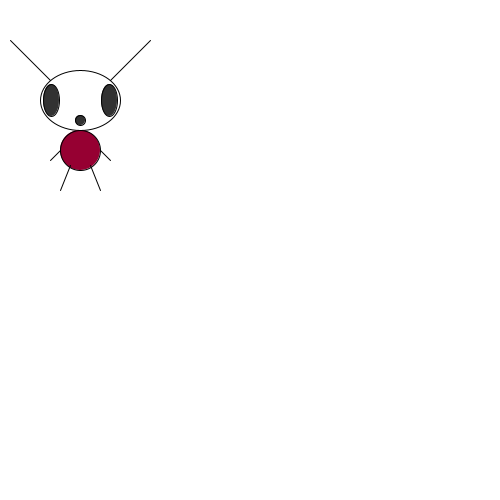
Frame 1 (no input)
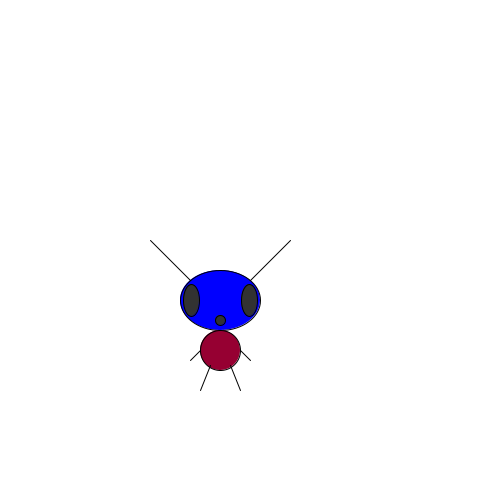
Frame 60 (the mouse pressed at the canvas centre just before this capture)
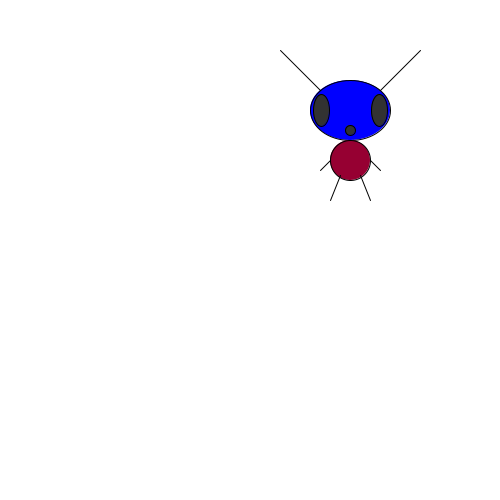
Frame 120 (the mouse held since frame 60 and released just before this capture)

The Processing sketch that drew these frames (run headless with seeded random() and noise(); from frame 60 on, the mouse is pressed at the canvas centre):

// Processing sketch: processing_132160
// ── processing_132160.pde

int monsterX;
int monsterY;
int teller;
boolean einde;

void setup() {
  size(500, 500);
  monsterX = 80;
  monsterY = 150;
  teller = 0;
  einde = false;
  
}
void draw() {
  background(255);
  
  
  ellipse(monsterX, monsterY-50, 80, 60);
  fill(50);
  ellipse(monsterX-29, monsterY-50, 16, 32);   
  ellipse(monsterX+29, monsterY-50, 16, 32);
  ellipse(monsterX, monsterY-30, 10, 10);
  fill(150,0,50); //Kleur lichaam RGB
  ellipse(monsterX, monsterY, 40, 40); //lichaam //X=100 Y=130
  line(monsterX-30, monsterY+10, monsterX-20, monsterY);   //armen links
  line(monsterX+20, monsterY, monsterX+30, monsterY+10); //armen rechts
  line(monsterX-10, monsterY+15, monsterX-20, monsterY+40);   //benen links
  line(monsterX+10, monsterY+15, monsterX+20, monsterY+40); //benen rechts
  line(monsterX-30, monsterY-70, monsterX-70, monsterY-110); //spriet links
  line(monsterX+30, monsterY-70, monsterX+70, monsterY-110);  //spriet rechts

//bewegen monster naar rechts
if(monsterX >=80 && monsterY ==150){
  monsterX = monsterX +10;
  teller=teller+1;
}
//bewegen monster naar links
if(monsterX <= 420 && monsterY == 350){
  monsterX = monsterX -10;
}
//bewegen monster omlaag
if (monsterX == 350 && monsterY >=80){
  monsterY = monsterY +10;
}

//bewegen monster omhoog
if (monsterX == 80 && monsterY <=350){
  monsterY = monsterY -10;
}
if (teller == 100){
 einde=true;
}

if(einde==false){
  fill(0,0,255);
}
if(einde==true){
  fill(0,255,0);
}



}
